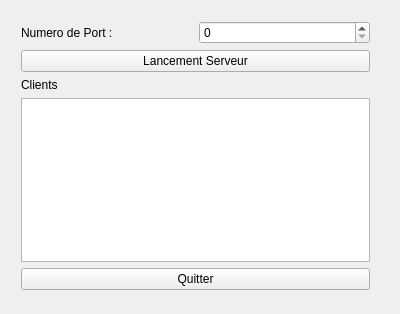
<?xml version="1.0" encoding="UTF-8"?>
<ui version="4.0">
 <class>ServeurWidget</class>
 <widget class="QWidget" name="ServeurWidget">
  <property name="geometry">
   <rect>
    <x>0</x>
    <y>0</y>
    <width>400</width>
    <height>314</height>
   </rect>
  </property>
  <property name="windowTitle">
   <string>ServeurWidget</string>
  </property>
  <widget class="QWidget" name="">
   <property name="geometry">
    <rect>
     <x>10</x>
     <y>10</y>
     <width>371</width>
     <height>291</height>
    </rect>
   </property>
   <layout class="QVBoxLayout" name="verticalLayout_3">
    <item>
     <layout class="QVBoxLayout" name="verticalLayout">
      <item>
       <layout class="QHBoxLayout" name="horizontalLayout">
        <item>
         <widget class="QLabel" name="labelNumeroPort">
          <property name="text">
           <string>Numero de Port : </string>
          </property>
         </widget>
        </item>
        <item>
         <widget class="QSpinBox" name="spinBoxNumeroPort">
          <property name="maximum">
           <number>10000</number>
          </property>
         </widget>
        </item>
       </layout>
      </item>
      <item>
       <widget class="QPushButton" name="pushButtonLancerServeur">
        <property name="text">
         <string>Lancement Serveur</string>
        </property>
       </widget>
      </item>
     </layout>
    </item>
    <item>
     <layout class="QVBoxLayout" name="verticalLayout_2">
      <item>
       <widget class="QLabel" name="labelClient">
        <property name="text">
         <string>Clients</string>
        </property>
       </widget>
      </item>
      <item>
       <widget class="QTextEdit" name="textEditClients"/>
      </item>
     </layout>
    </item>
    <item>
     <widget class="QPushButton" name="pushButtonQuitter">
      <property name="text">
       <string>Quitter</string>
      </property>
     </widget>
    </item>
   </layout>
  </widget>
 </widget>
 <layoutdefault spacing="6" margin="11"/>
 <resources/>
 <connections>
  <connection>
   <sender>pushButtonQuitter</sender>
   <signal>clicked()</signal>
   <receiver>ServeurWidget</receiver>
   <slot>close()</slot>
   <hints>
    <hint type="sourcelabel">
     <x>89</x>
     <y>290</y>
    </hint>
    <hint type="destinationlabel">
     <x>167</x>
     <y>279</y>
    </hint>
   </hints>
  </connection>
 </connections>
</ui>
